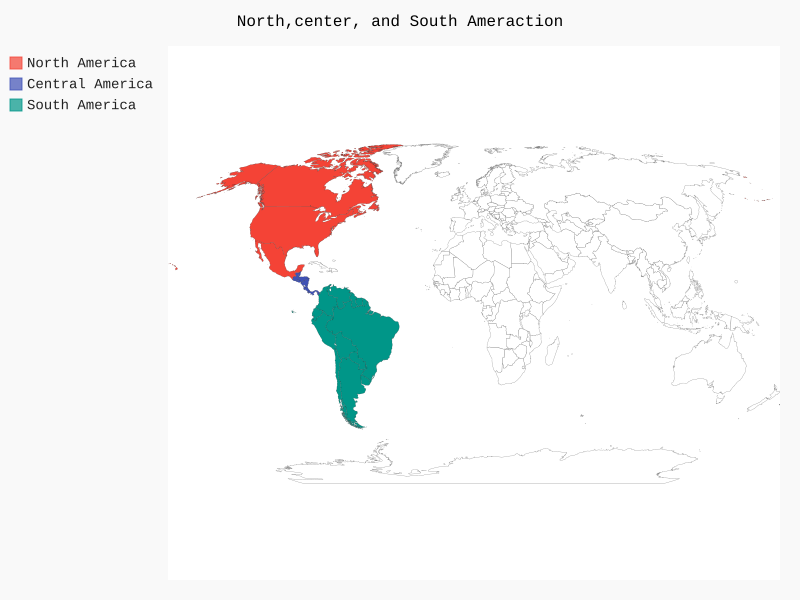

Write Python code to recreate this figure.
import pygal_maps_world.maps

wm = pygal_maps_world.maps.World()

wm.title = 'North,center, and South Ameraction'
wm.add('North America',['ca','mx','us'])
wm.add('Central America',['bz','cr','gt','hn','ni','pa','sv'])
wm.add('South America',['ar','bo','br','cl','co','ec','gf','gy','pe','py','sr','uy','ve'])

wm.render_to_file('americas.svg')
